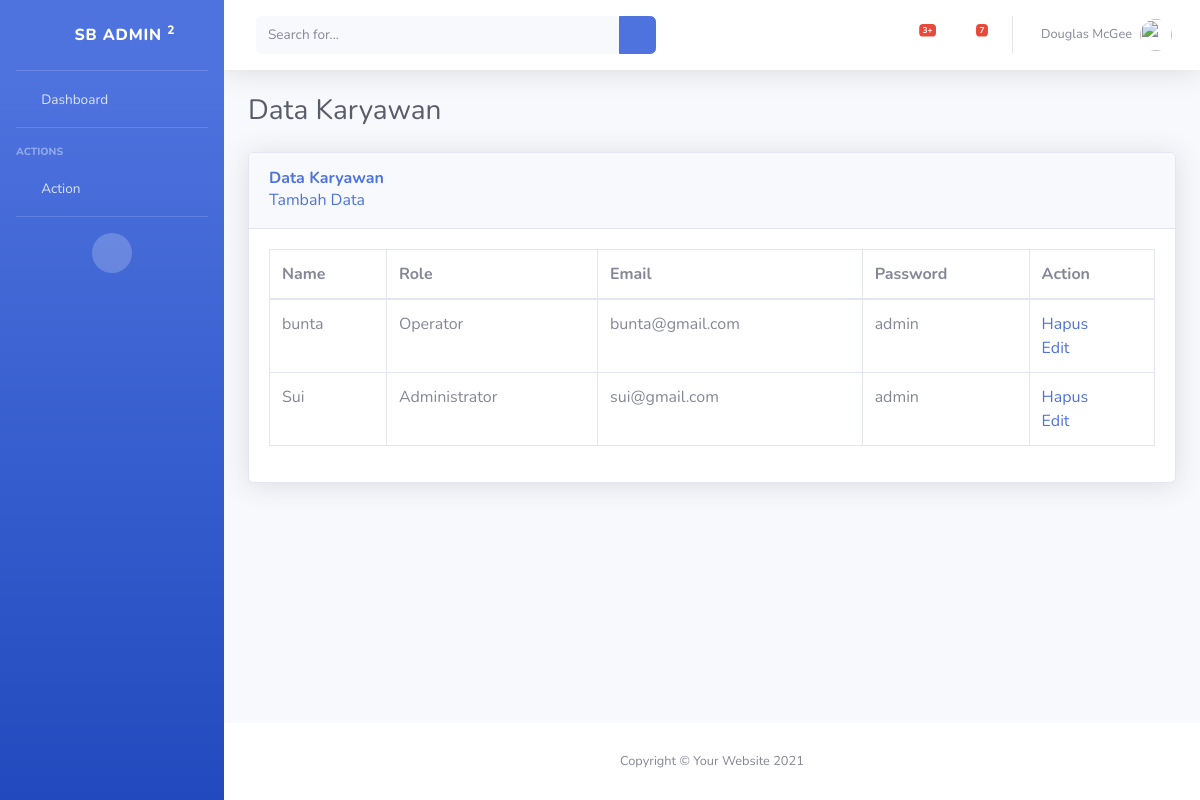
/admin/action/data-karyawan.php, run on the app's committed database.
### tables this page shows
CREATE TABLE `karyawan` (
  `id` int(11) NOT NULL,
  `nama` varchar(200) NOT NULL,
  `role` varchar(100) NOT NULL,
  `email` varchar(200) NOT NULL,
  `password` varchar(100) NOT NULL
);

### admin/action/data-karyawan.php (the view, shortened to what this page needs)
<?php
include_once "../../koneksi/conn.php";
$query = mysqli_query($conn, "SELECT * FROM karyawan");
?>
<!DOCTYPE html>
<html lang="en">
<head>
    <link href="../vendor/fontawesome-free/css/all.min.css" rel="stylesheet" type="text/css">
    <link href="../css/sb-admin-2.min.css" rel="stylesheet">
</head>
<body id="page-top">
    <div id="wrapper">
        <ul class="navbar-nav bg-gradient-primary sidebar sidebar-dark accordion" id="accordionSidebar">
            <a class="sidebar-brand d-flex align-items-center justify-content-center" href="index.html">
                <div class="sidebar-brand-icon rotate-n-15">
                    <i class="fas fa-laugh-wink"></i>
                </div>
                <div class="sidebar-brand-text mx-3">SB Admin <sup>2</sup></div>
            </a>
            <hr class="sidebar-divider my-0">
            <li class="nav-item">
                <a class="nav-link" href="index.html">
                    <i class="fas fa-fw fa-tachometer-alt"></i>
                    <span>Dashboard</span></a>
            </li>
            <hr class="sidebar-divider">
            <div class="sidebar-heading">
                Actions
            </div>
             <li class="nav-item">
                <a class="nav-link collapsed" href="#" data-toggle="collapse" data-target="#collapsePages"
                    aria-expanded="true" aria-controls="collapsePages">
                    <i class="fas fa-fw fa-folder"></i>
                    <span>Action</span>
                </a>
            </li>
            <hr class="sidebar-divider d-none d-md-block">
            <div class="text-center d-none d-md-inline">
                <button class="rounded-circle border-0" id="sidebarToggle"></button>
            </div>
        </ul>
        <div id="content-wrapper" class="d-flex flex-column">
            <div id="content">
                <nav class="navbar navbar-expand navbar-light bg-white topbar mb-4 static-top shadow">
                    <form
                        class="d-none d-sm-inline-block form-inline mr-auto ml-md-3 my-2 my-md-0 mw-100 navbar-search">
                        <div class="input-group">
                            <input type="text" class="form-control bg-light border-0 small" placeholder="Search for..."
                                aria-label="Search" aria-describedby="basic-addon2">
                            <div class="input-group-append">
                                <button class="btn btn-primary" type="button">
                                    <i class="fas fa-search fa-sm"></i>
                                </button>
                            </div>
                        </div>
                    </form>
                    <ul class="navbar-nav ml-auto">
                        <li class="nav-item dropdown no-arrow mx-1">
                            <a class="nav-link dropdown-toggle" href="#" id="alertsDropdown" role="button"
                                data-toggle="dropdown" aria-haspopup="true" aria-expanded="false">
                                <i class="fas fa-bell fa-fw"></i>
                                <span class="badge badge-danger badge-counter">3+</span>
                            </a>
                        </li>
                        <li class="nav-item dropdown no-arrow mx-1">
                            <a class="nav-link dropdown-toggle" href="#" id="messagesDropdown" role="button"
                                data-toggle="dropdown" aria-haspopup="true" aria-expanded="false">
                                <i class="fas fa-envelope fa-fw"></i>
                                <span class="badge badge-danger badge-counter">7</span>
                            </a>
                        </li>
                        <li class="nav-item dropdown no-arrow">
                            <a class="nav-link dropdown-toggle" href="#" id="userDropdown" role="button"
                                data-toggle="dropdown" aria-haspopup="true" aria-expanded="false">
                                <span class="mr-2 d-none d-lg-inline text-gray-600 small">Douglas McGee</span>
                                <img class="img-profile rounded-circle"
                                    src="img/undraw_profile.svg">
                            </a>
                        </li>
                    </ul>
                </nav>
                <div class="container-fluid">
                    <div class="d-sm-flex align-items-center justify-content-between mb-4">
                        <h1 class="h3 mb-0 text-gray-800">Data Karyawan</h1>
                    </div>
                    <div class="card shadow mb-4">
                        <div class="card-header py-3">
                            <h6 class="m-0 font-weight-bold text-primary">Data Karyawan</h6><a href="#">Tambah Data</a>
                        </div>
                        <div class="card-body">
                            <div class="table-responsive">
                                <table class="table table-bordered" id="dataTable" width="100%" cellspacing="0">
                                    <thead>
                                        <tr>
                                            <th>Name</th>
                                            <th>Role</th>
                                            <th>Email</th>
                                            <th>Password</th>
                                            <th>Action</th>
                                        </tr>
                                    </thead>
                                    <tbody>
                                        <?php while($f = mysqli_fetch_assoc($query)) : ?>
                                        <tr>
                                            <td><?=$f["nama"] ?></td>
                                            <td><?=$f["role"] ?></td>
                                            <td><?=$f["email"] ?></td>
                                            <td><?=$f["password"] ?></td>
                                            <td><a href="#">Hapus</a><br><a href="#">Edit</a></td>
                                        </tr>
                                        <?php endwhile; ?>
                                    </tbody>
                                </table>
                            </div>
                        </div>
                    </div>
                </div>
            </div>
            <footer class="sticky-footer bg-white">
                <div class="container my-auto">
                    <div class="copyright text-center my-auto">
                        <span>Copyright &copy; Your Website 2021</span>
                    </div>
                </div>
            </footer>
        </div>
    </div>
</body>
</html>

### data on the page
karyawan: nama "bunta", role "Operator", email "bunta@gmail.com", password "admin"
karyawan: nama "Sui", role "Administrator", email "sui@gmail.com", password "admin"
